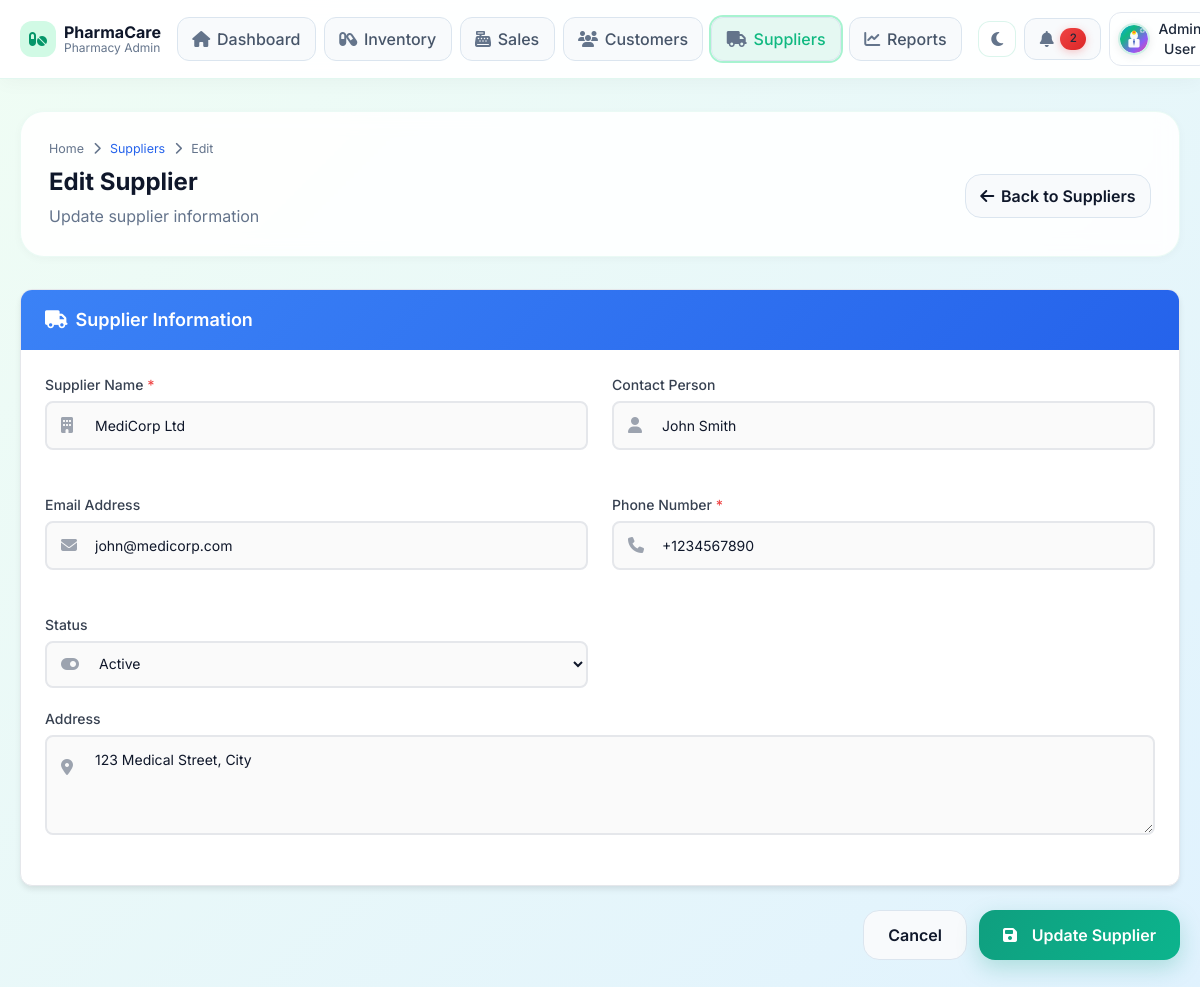
The page /admin/modules/suppliers/edit_supplier.php?id=1 (signed in) on the database its author committed.
### tables this page shows
CREATE TABLE users (
    id INT PRIMARY KEY AUTO_INCREMENT,
    name VARCHAR(100) NOT NULL,
    email VARCHAR(100) UNIQUE NOT NULL,
    password VARCHAR(255) NOT NULL,
    role ENUM('admin', 'pharmacist', 'customer') NOT NULL DEFAULT 'customer',
    phone VARCHAR(20),
    address TEXT,
    profile_image VARCHAR(255),
    status ENUM('active', 'inactive') DEFAULT 'active',
    created_at TIMESTAMP DEFAULT CURRENT_TIMESTAMP,
    updated_at TIMESTAMP DEFAULT CURRENT_TIMESTAMP ON UPDATE CURRENT_TIMESTAMP
);

CREATE TABLE suppliers (
    id INT PRIMARY KEY AUTO_INCREMENT,
    name VARCHAR(100) NOT NULL,
    contact_person VARCHAR(100),
    email VARCHAR(100),
    phone VARCHAR(20),
    address TEXT,
    status ENUM('active', 'inactive') DEFAULT 'active',
    created_at TIMESTAMP DEFAULT CURRENT_TIMESTAMP,
    updated_at TIMESTAMP DEFAULT CURRENT_TIMESTAMP ON UPDATE CURRENT_TIMESTAMP
);

### admin/includes/auth.php (called while the page is built, shortened)
<?php
function isLoggedIn() {
    return isset($_SESSION['user_id']) && !empty($_SESSION['user_id']);
}
function getCurrentUser() {
    global $pdo;
    try {
        $stmt = $pdo->prepare("SELECT * FROM users WHERE id = ? AND status = 'active'");
        $stmt->execute([$_SESSION['user_id']]);
        return $stmt->fetch(PDO::FETCH_ASSOC);
    } catch (Exception $e) {
        error_log("Error getting current user: " . $e->getMessage());
        return null;
    }
}

### admin/includes/theme_helper.php (called while the page is built, shortened)
<?php
function getUserTheme($userId = null) {
    global $pdo;
    if (!$userId && isLoggedIn()) {
        $user = getCurrentUser();
        $userId = $user['id'] ?? null;
    }
    try {
        $stmt = $pdo->prepare("SELECT theme FROM user_preferences WHERE user_id = ?");
        $stmt->execute([$userId]);
        $result = $stmt->fetch(PDO::FETCH_ASSOC);
    } catch (Exception $e) {
    }
    return 'light';
}
function getThemeClass($userId = null) {
    $theme = getUserTheme($userId);
    return $theme === 'dark' ? 'dark' : 'light';
}
    ?>

### admin/includes/url_helper.php (called while the page is built, shortened)
<?php
function getBaseUrl() {
    $protocol = isset($_SERVER['HTTPS']) && $_SERVER['HTTPS'] === 'on' ? 'https' : 'http';
    $host = $_SERVER['HTTP_HOST'];
    $scriptName = $_SERVER['SCRIPT_NAME'];
    $pathParts = explode('/', $scriptName);
    $basePath = '';
    foreach ($pathParts as $part) {
        if ($part === 'pharmacy-management-system') {
            $basePath = '/pharmacy-management-system/admin';
            break;
        }
    }
    return $protocol . '://' . $host . $basePath;
}
function url($path = '') {
    $baseUrl = getBaseUrl();
    $path = ltrim($path, '/');
    return $baseUrl . '/' . $path;
}
function moduleUrl($module, $file = 'index.php') {
    return url('modules/' . $module . '/' . $file);
}
?>

### admin/modules/suppliers/edit_supplier.php (the view, shortened to what this page needs)
<?php
require_once dirname(__DIR__, 2) . '/bootstrap.php';
$supplierId = $_GET['id'] ?? null;
$stmt = $pdo->prepare("SELECT * FROM suppliers WHERE id = ?");
$stmt->execute([$supplierId]);
$supplier = $stmt->fetch(PDO::FETCH_ASSOC);
?>
<!DOCTYPE html>
<html lang="en" data-theme="<?php echo getThemeClass(); ?>">
<head>
    <?php include '../../includes/head.php'; ?>
</head>
<body class="pc-shell">
    <?php include '../../includes/navbar.php'; ?>
    <div class="pc-container">
        <div class="pc-page-header pc-animate">
            <div class="pc-breadcrumb">Home <i class="fas fa-chevron-right"></i> <a href="index.php" class="text-blue-600 hover:underline">Suppliers</a> <i class="fas fa-chevron-right"></i> Edit</div>
            <div class="flex justify-between items-center gap-4">
                <div>
                    <h1 class="pc-page-title">Edit Supplier</h1>
                    <p class="pc-page-subtitle">Update supplier information</p>
                </div>
                <a href="index.php" class="pc-btn pc-btn-muted">
                    <i class="fas fa-arrow-left"></i>
                    <span>Back to Suppliers</span>
                </a>
            </div>
        </div>
        <form method="POST" action="">
            <div class="form-section">
                <div class="section-header">
                    <h2 class="text-lg font-semibold flex items-center gap-2">
                        <i class="fas fa-truck"></i> Supplier Information
                    </h2>
                </div>
                <div class="section-content">
                    <div class="grid grid-cols-1 md:grid-cols-2 gap-6">
                        <div class="form-group">
                            <label class="form-label">Supplier Name <span class="text-red-500">*</span></label>
                            <div class="icon-input">
                                <i class="fas fa-building"></i>
                                <input type="text" name="name" class="form-input" placeholder="Enter supplier name"
                                    value="<?php echo htmlspecialchars($supplier['name']); ?>" required>
                            </div>
                        </div>
                        <div class="form-group">
                            <label class="form-label">Contact Person</label>
                            <div class="icon-input">
                                <i class="fas fa-user"></i>
                                <input type="text" name="contact_person" class="form-input" placeholder="Enter contact person name"
                                    value="<?php echo htmlspecialchars($supplier['contact_person'] ?? ''); ?>">
                            </div>
                        </div>
                        <div class="form-group">
                            <label class="form-label">Email Address</label>
                            <div class="icon-input">
                                <i class="fas fa-envelope"></i>
                                <input type="email" name="email" class="form-input" placeholder="Enter email address"
                                    value="<?php echo htmlspecialchars($supplier['email'] ?? ''); ?>">
                            </div>
                        </div>
                        <div class="form-group">
                            <label class="form-label">Phone Number <span class="text-red-500">*</span></label>
                            <div class="icon-input">
                                <i class="fas fa-phone"></i>
                                <input type="text" name="phone" class="form-input" placeholder="Enter phone number"
                                    value="<?php echo htmlspecialchars($supplier['phone'] ?? ''); ?>" required>
                            </div>
                        </div>
                        <div class="form-group">
                            <label class="form-label">Status</label>
                            <div class="icon-input">
                                <i class="fas fa-toggle-on"></i>
                                <select name="status" class="form-input">
                                    <option value="active" <?php echo $supplier['status'] === 'active' ? 'selected' : ''; ?>>Active</option>
                                </select>
                            </div>
                        </div>
                    </div>
                    <div class="form-group">
                        <label class="form-label">Address</label>
                        <div class="icon-input">
                            <i class="fas fa-map-marker-alt" style="top: 24px; transform: none;"></i>
                            <textarea name="address" class="form-input form-textarea" placeholder="Enter full address"><?php echo htmlspecialchars($supplier['address'] ?? ''); ?></textarea>
                        </div>
                    </div>
                </div>
            </div>
            <div class="flex justify-end gap-3">
                <a href="index.php" class="pc-btn pc-btn-muted px-6 py-3">Cancel</a>
                <button type="submit" class="pc-btn pc-btn-primary px-6 py-3">
                    <i class="fas fa-save mr-2"></i>Update Supplier
                </button>
            </div>
        </form>
    </div>
</body>
</html>

### admin/includes/navbar.php (shortened to what this page needs)
<?php
$currentPath = $_SERVER['REQUEST_URI'] ?? '';
$profileImage = ($user && !empty($user['profile_image']))
  ? url('uploads/profiles/' . $user['profile_image'])
  : url('assets/images/default-avatar.svg');
?>
<nav class="sticky top-0 z-50 border-b border-slate-200/70 bg-white/92 backdrop-blur dark:bg-slate-900/95 dark:border-slate-700">
  <div class="pc-container !py-3">
    <div class="flex items-center justify-between gap-4">
      <div class="flex items-center gap-3">
        <a href="<?php echo url('index.php'); ?>" class="flex items-center gap-2">
          <span class="h-9 w-9 grid place-items-center rounded-xl bg-emerald-100 text-emerald-600"><i class="fas fa-pills"></i></span>
          <div>
            <div class="font-bold leading-tight text-slate-800 dark:text-slate-100">PharmaCare</div>
            <div class="text-xs text-slate-500 dark:text-slate-400 -mt-0.5">Pharmacy Admin</div>
          </div>
        </a>
      </div>
      <div class="hidden md:flex items-center gap-2">
        <a href="<?php echo url('index.php'); ?>" class="pc-btn pc-btn-muted <?php echo strpos($currentPath, '/admin/index.php') !== false ? 'ring-2 ring-emerald-200' : ''; ?>"><i class="fas fa-house"></i><span>Dashboard</span></a>
        <a href="<?php echo moduleUrl('inventory'); ?>" class="pc-btn pc-btn-muted <?php echo strpos($currentPath, '/modules/inventory') !== false ? 'ring-2 ring-emerald-200' : ''; ?>"><i class="fas fa-capsules"></i><span>Inventory</span></a>
        <a href="<?php echo moduleUrl('sales', 'new_sale.php'); ?>" class="pc-btn pc-btn-muted <?php echo strpos($currentPath, '/modules/sales') !== false ? 'ring-2 ring-emerald-200' : ''; ?>"><i class="fas fa-cash-register"></i><span>Sales</span></a>
        <a href="<?php echo moduleUrl('customers'); ?>" class="pc-btn pc-btn-muted <?php echo strpos($currentPath, '/modules/customers') !== false ? 'ring-2 ring-emerald-200' : ''; ?>"><i class="fas fa-users"></i><span>Customers</span></a>
        <a href="<?php echo moduleUrl('suppliers'); ?>" class="pc-btn pc-btn-muted <?php echo strpos($currentPath, '/modules/suppliers') !== false ? 'ring-2 ring-emerald-200' : ''; ?>"><i class="fas fa-truck"></i><span>Suppliers</span></a>
        <a href="<?php echo moduleUrl('reports'); ?>" class="pc-btn pc-btn-muted <?php echo strpos($currentPath, '/modules/reports') !== false ? 'ring-2 ring-emerald-200' : ''; ?>"><i class="fas fa-chart-line"></i><span>Reports</span></a>
      </div>
      <div class="flex items-center gap-2">
        <button class="pc-btn pc-btn-muted" onclick="toggleTheme()" title="Toggle theme"><i id="themeIcon" class="fas fa-moon"></i></button>
        <div class="relative">
          <button class="pc-btn pc-btn-muted dark:text-slate-100" onclick="toggleNotifications()">
            <i class="fas fa-bell"></i>
            <span id="notificationCount" class="pc-badge pc-badge-danger">2</span>
          </button>
        </div>
        <div class="relative">
          <button class="flex items-center gap-2 rounded-xl border border-slate-200 dark:border-slate-700 px-2 py-1.5 hover:bg-slate-50 dark:hover:bg-slate-800 text-slate-700 dark:text-slate-100" onclick="toggleUserMenu()">
            <img src="<?php echo $profileImage; ?>" alt="Profile" class="h-8 w-8 rounded-full object-cover" onerror="this.src='<?php echo url('assets/images/default-avatar.svg'); ?>'">
            <span class="hidden lg:inline text-sm font-medium"><?php echo htmlspecialchars($user['name'] ?? 'User'); ?></span>
          </button>
        </div>
      </div>
    </div>
  </div>
</nav>

### admin/assets/css/design-system.css (style rules this page uses)
:root { --pc-primary: #0f9f7f; --pc-primary-600: #0d8b70; --pc-secondary: #2563eb; --pc-warning: #d97706; --pc-danger: #dc2626; --pc-success: #059669; --pc-bg: #f3f6f9; --pc-surface: #ffffff; --pc-surface-2: #f8fafc; --pc-text: #0f172a; --pc-text-muted: #64748b; --pc-border: #dbe5ef; --pc-radius: 14px; --pc-radius-sm: 10px; --pc-shadow: 0 8px 30px rgba(2, 12, 27, 0.08); --pc-shadow-soft: 0 2px 12px rgba(15, 23, 42, 0.06); }
* { box-sizing: border-box; }
body { font-family: "Inter", sans-serif; background: #fafafa; color: var(--pc-text); position: relative; overflow-x: hidden; }
body::before { content: ""; position: fixed; top: 0; left: 0; width: 100%; height: 100%; background: linear-gradient(135deg, #f0fdf4 0%, #e0f2fe 50%, #f5f3ff 100%); background-size: 200% 200%; animation: gradientShift 25s ease infinite; z-index: -2; pointer-events: none; }
.pc-shell { min-height: calc(100vh - 70px); position: relative; z-index: 1; }
.pc-container { max-width: 1360px; margin: 0 auto; padding: 2rem 1.25rem; position: relative; z-index: 1; }
.pc-page-header { background: rgba(255, 255, 255, 0.9); backdrop-filter: blur(10px); border:1px solid rgba(16, 185, 129, 0.08); border-radius: 1.5rem; padding: 1.75rem; margin-bottom: 2rem; box-shadow: 0 2px 10px rgba(0, 0, 0, 0.03); }
.pc-page-title { font-size: 1.5rem; font-weight: 700; color: var(--pc-text); }
.pc-page-subtitle { color: var(--pc-text-muted); margin-top: 0.2rem; }
.pc-breadcrumb { font-size: 0.78rem; color: var(--pc-text-muted); margin-bottom: 0.35rem; }
.pc-breadcrumb i { margin: 0 0.35rem; font-size: 0.65rem; opacity: 0.7; }
.pc-btn { display: inline-flex; align-items: center; justify-content: center; gap: 0.42rem; border: 0; padding: 0.58rem 0.9rem; border-radius: 1rem; font-weight: 600; transition: all 0.3s ease; cursor: pointer; position: relative; overflow: hidden; }
.pc-btn::before { content: ''; position: absolute; top: 50%; left: 50%; width: 0; height: 0; border-radius: 50%; background: rgba(255, 255, 255, 0.3); transform: translate(-50%, -50%); transition: width 0.5s, height 0.5s; }
.pc-btn-primary { color: #fff; background: linear-gradient(120deg, var(--pc-primary), #0cb48d); box-shadow: 0 8px 22px rgba(15, 159, 127, 0.25); }
.pc-btn-muted { color: var(--pc-text); background: var(--pc-surface-2); border: 1px solid var(--pc-border); }
.pc-badge { display: inline-flex; align-items: center; border-radius: 999px; padding: 0.16rem 0.58rem; font-size: 0.72rem; font-weight: 600; }
.pc-badge-danger { background: #fee2e2; color: #991b1b; }
nav { background: rgba(255, 255, 255, 0.95) !important; backdrop-filter: blur(16px) !important; border-bottom: 1px solid rgba(16, 185, 129, 0.12) !important; box-shadow: 0 2px 20px rgba(0, 0, 0, 0.04) !important; z-index: 1000 !important; }
nav .pc-btn { border-radius: 0.75rem !important; transition: all 0.3s ease; color: #334155 !important; }
nav .pc-btn i { color: #64748b !important; }
nav .md\:flex.items-center.gap-2 a.pc-btn { color: #475569 !important; font-weight: 500; }
nav .md\:flex.items-center.gap-2 a.pc-btn span { color: #475569 !important; }
nav .md\:flex.items-center.gap-2 a.pc-btn.ring-2 { background: rgba(16, 185, 129, 0.1) !important; color: #10b981 !important; }
nav .md\:flex.items-center.gap-2 a.pc-btn.ring-2 span { color: #10b981 !important; }
nav .flex.items-center.gap-2 > button { background: rgba(255, 255, 255, 0.9) !important; border-color: rgba(16, 185, 129, 0.15) !important; transition: all 0.3s ease; }
nav .flex.items-center.gap-2 > button span, nav .flex.items-center.gap-2 > button span.hidden.lg\:inline, nav button[onclick="toggleUserMenu()"] span, nav button[onclick="toggleUserMenu()"] span.text-sm, nav .relative button span { color: #1e293b !important; font-weight: 500 !important; }
nav .relative:last-child button, nav .relative:last-child button * { color: #1e293b !important; }
nav img[alt="Profile"] { border: 2px solid rgba(16, 185, 129, 0.2); box-shadow: 0 2px 8px rgba(0, 0, 0, 0.08); transition: all 0.3s ease; }
nav .h-9.w-9 { transition: all 0.3s ease; }
nav .font-bold.leading-tight { color: #0f172a !important; }
nav .text-xs.text-slate-500 { color: #64748b !important; }
.pc-badge-danger { background: linear-gradient(135deg, #ef4444, #dc2626) !important; color: white !important; box-shadow: 0 2px 8px rgba(239, 68, 68, 0.3) !important; animation: badgePulse 2s ease-in-out infinite !important; }

### rows shown on the page
users: name "Admin User"
suppliers: name "MediCorp Ltd", contact_person "John Smith", email "john@medicorp.com", phone "+1234567890", status "Active", address "123 Medical Street, City"
